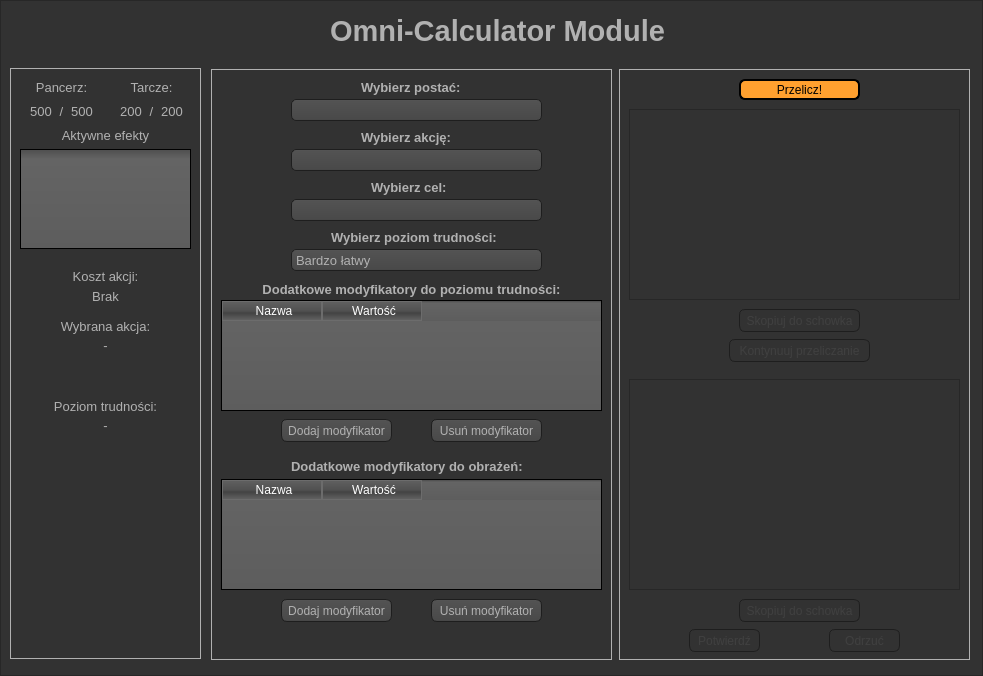
<?xml version="1.0" encoding="UTF-8"?>
<ui version="4.0">
 <class>calculator</class>
 <widget class="QFrame" name="calculator">
  <property name="windowModality">
   <enum>Qt::ApplicationModal</enum>
  </property>
  <property name="geometry">
   <rect>
    <x>0</x>
    <y>0</y>
    <width>983</width>
    <height>676</height>
   </rect>
  </property>
  <property name="windowTitle">
   <string>Frame</string>
  </property>
  <property name="styleSheet">
   <string notr="true">QToolTip
{
     border: 1px solid black;
     background-color: #ffa02f;
     padding: 1px;
     border-radius: 3px;
     
	color: #000000
}

QWidget
{
    color: #b1b1b1;
    background-color: #323232;
}

QWidget:item:hover
{
    background-color: QLinearGradient( x1: 0, y1: 0, x2: 0, y2: 1, stop: 0 #ffa02f, stop: 1 #ca0619);
    color: #000000;
}

QWidget:item:selected
{
    background-color: QLinearGradient( x1: 0, y1: 0, x2: 0, y2: 1, stop: 0 #ffa02f, stop: 1 #d7801a);
}

QMenuBar::item
{
    background: transparent;
}

QMenuBar::item:selected
{
    background: transparent;
    border: 1px solid #ffaa00;
}

QMenuBar::item:pressed
{
    background: #444;
    border: 1px solid #000;
    background-color: QLinearGradient(
        x1:0, y1:0,
        x2:0, y2:1,
        stop:1 #212121,
        stop:0.4 #343434/*,
        stop:0.2 #343434,
        stop:0.1 #ffaa00*/
    );
    margin-bottom:-1px;
    padding-bottom:1px;
}

QMenu
{
    border: 1px solid #000;
}

QMenu::item
{
    padding: 2px 20px 2px 20px;
}

QMenu::item:selected
{
    color: #000000;
}

QWidget:disabled
{
    color: #404040;
    background-color: #323232;
}

QAbstractItemView
{
    background-color: QLinearGradient( x1: 0, y1: 0, x2: 0, y2: 1, stop: 0 #4d4d4d, stop: 0.1 #646464, stop: 1 #5d5d5d);
}

QWidget:focus
{
    /*border: 2px solid QLinearGradient( x1: 0, y1: 0, x2: 0, y2: 1, stop: 0 #ffa02f, stop: 1 #d7801a);*/
}

QLineEdit
{
    background-color: QLinearGradient( x1: 0, y1: 0, x2: 0, y2: 1, stop: 0 #4d4d4d, stop: 0 #646464, stop: 1 #5d5d5d);
    padding: 1px;
    border-style: solid;
    border: 1px solid #1e1e1e;
    border-radius: 5;
}

QPushButton
{
    color: #b1b1b1;
    background-color: QLinearGradient( x1: 0, y1: 0, x2: 0, y2: 1, stop: 0 #565656, stop: 0.1 #525252, stop: 0.5 #4e4e4e, stop: 0.9 #4a4a4a, stop: 1 #464646);
    border-width: 1px;
    border-color: #1e1e1e;
    border-style: solid;
    border-radius: 6;
    padding: 3px;
    font-size: 12px;
    padding-left: 5px;
    padding-right: 5px;
}

QPushButton:pressed
{
    background-color: QLinearGradient( x1: 0, y1: 0, x2: 0, y2: 1, stop: 0 #2d2d2d, stop: 0.1 #2b2b2b, stop: 0.5 #292929, stop: 0.9 #282828, stop: 1 #252525);
}

QComboBox
{
    selection-background-color: #ffaa00;
    background-color: QLinearGradient( x1: 0, y1: 0, x2: 0, y2: 1, stop: 0 #565656, stop: 0.1 #525252, stop: 0.5 #4e4e4e, stop: 0.9 #4a4a4a, stop: 1 #464646);
    border-style: solid;
    border: 1px solid #1e1e1e;
    border-radius: 5;
}

QComboBox:hover,QPushButton:hover
{
    border: 2px solid QLinearGradient( x1: 0, y1: 0, x2: 0, y2: 1, stop: 0 #ffa02f, stop: 1 #d7801a);
}


QComboBox:on
{
    padding-top: 3px;
    padding-left: 4px;
    background-color: QLinearGradient( x1: 0, y1: 0, x2: 0, y2: 1, stop: 0 #2d2d2d, stop: 0.1 #2b2b2b, stop: 0.5 #292929, stop: 0.9 #282828, stop: 1 #252525);
    selection-background-color: #ffaa00;
}

QComboBox QAbstractItemView
{
    border: 2px solid darkgray;
    selection-background-color: QLinearGradient( x1: 0, y1: 0, x2: 0, y2: 1, stop: 0 #ffa02f, stop: 1 #d7801a);
}

QComboBox::drop-down
{
     subcontrol-origin: padding;
     subcontrol-position: top right;
     width: 15px;

     border-left-width: 0px;
     border-left-color: darkgray;
     border-left-style: solid; /* just a single line */
     border-top-right-radius: 3px; /* same radius as the QComboBox */
     border-bottom-right-radius: 3px;
 }

QComboBox::down-arrow
{
     image: url(:/images/down_arrow.png);
}

QGroupBox:focus
{
border: 2px solid QLinearGradient( x1: 0, y1: 0, x2: 0, y2: 1, stop: 0 #ffa02f, stop: 1 #d7801a);
}

QTextEdit:focus
{
    border: 2px solid QLinearGradient( x1: 0, y1: 0, x2: 0, y2: 1, stop: 0 #ffa02f, stop: 1 #d7801a);
}

QScrollBar:horizontal {
     border: 1px solid #222222;
     background: QLinearGradient( x1: 0, y1: 0, x2: 0, y2: 1, stop: 0.0 #121212, stop: 0.2 #282828, stop: 1 #484848);
     height: 7px;
     margin: 0px 16px 0 16px;
}

QScrollBar::handle:horizontal
{
      background: QLinearGradient( x1: 0, y1: 0, x2: 1, y2: 0, stop: 0 #ffa02f, stop: 0.5 #d7801a, stop: 1 #ffa02f);
      min-height: 20px;
      border-radius: 2px;
}

QScrollBar::add-line:horizontal {
      border: 1px solid #1b1b19;
      border-radius: 2px;
      background: QLinearGradient( x1: 0, y1: 0, x2: 1, y2: 0, stop: 0 #ffa02f, stop: 1 #d7801a);
      width: 14px;
      subcontrol-position: right;
      subcontrol-origin: margin;
}

QScrollBar::sub-line:horizontal {
      border: 1px solid #1b1b19;
      border-radius: 2px;
      background: QLinearGradient( x1: 0, y1: 0, x2: 1, y2: 0, stop: 0 #ffa02f, stop: 1 #d7801a);
      width: 14px;
     subcontrol-position: left;
     subcontrol-origin: margin;
}

QScrollBar::right-arrow:horizontal, QScrollBar::left-arrow:horizontal
{
      border: 1px solid black;
      width: 1px;
      height: 1px;
      background: white;
}

QScrollBar::add-page:horizontal, QScrollBar::sub-page:horizontal
{
      background: none;
}

QScrollBar:vertical
{
      background: QLinearGradient( x1: 0, y1: 0, x2: 1, y2: 0, stop: 0.0 #121212, stop: 0.2 #282828, stop: 1 #484848);
      width: 7px;
      margin: 16px 0 16px 0;
      border: 1px solid #222222;
}

QScrollBar::handle:vertical
{
      background: QLinearGradient( x1: 0, y1: 0, x2: 0, y2: 1, stop: 0 #ffa02f, stop: 0.5 #d7801a, stop: 1 #ffa02f);
      min-height: 20px;
      border-radius: 2px;
}

QScrollBar::add-line:vertical
{
      border: 1px solid #1b1b19;
      border-radius: 2px;
      background: QLinearGradient( x1: 0, y1: 0, x2: 0, y2: 1, stop: 0 #ffa02f, stop: 1 #d7801a);
      height: 14px;
      subcontrol-position: bottom;
      subcontrol-origin: margin;
}

QScrollBar::sub-line:vertical
{
      border: 1px solid #1b1b19;
      border-radius: 2px;
      background: QLinearGradient( x1: 0, y1: 0, x2: 0, y2: 1, stop: 0 #d7801a, stop: 1 #ffa02f);
      height: 14px;
      subcontrol-position: top;
      subcontrol-origin: margin;
}

QScrollBar::up-arrow:vertical, QScrollBar::down-arrow:vertical
{
      border: 1px solid black;
      width: 1px;
      height: 1px;
      background: white;
}


QScrollBar::add-page:vertical, QScrollBar::sub-page:vertical
{
      background: none;
}

QTextEdit
{
    background-color: #242424;
}

QPlainTextEdit
{
    background-color: #242424;
}

QHeaderView::section
{
    background-color: QLinearGradient(x1:0, y1:0, x2:0, y2:1, stop:0 #616161, stop: 0.5 #505050, stop: 0.6 #434343, stop:1 #656565);
    color: white;
    padding-left: 4px;
    border: 1px solid #6c6c6c;
}

QCheckBox:disabled
{
color: #414141;
}

QDockWidget::title
{
    text-align: center;
    spacing: 3px; /* spacing between items in the tool bar */
    background-color: QLinearGradient(x1:0, y1:0, x2:0, y2:1, stop:0 #323232, stop: 0.5 #242424, stop:1 #323232);
}

QDockWidget::close-button, QDockWidget::float-button
{
    text-align: center;
    spacing: 1px; /* spacing between items in the tool bar */
    background-color: QLinearGradient(x1:0, y1:0, x2:0, y2:1, stop:0 #323232, stop: 0.5 #242424, stop:1 #323232);
}

QDockWidget::close-button:hover, QDockWidget::float-button:hover
{
    background: #242424;
}

QDockWidget::close-button:pressed, QDockWidget::float-button:pressed
{
    padding: 1px -1px -1px 1px;
}

QMainWindow::separator
{
    background-color: QLinearGradient(x1:0, y1:0, x2:0, y2:1, stop:0 #161616, stop: 0.5 #151515, stop: 0.6 #212121, stop:1 #343434);
    color: white;
    padding-left: 4px;
    border: 1px solid #4c4c4c;
    spacing: 3px; /* spacing between items in the tool bar */
}

QMainWindow::separator:hover
{

    background-color: QLinearGradient(x1:0, y1:0, x2:0, y2:1, stop:0 #d7801a, stop:0.5 #b56c17 stop:1 #ffa02f);
    color: white;
    padding-left: 4px;
    border: 1px solid #6c6c6c;
    spacing: 3px; /* spacing between items in the tool bar */
}

QToolBar::handle
{
     spacing: 3px; /* spacing between items in the tool bar */
     background: url(:/images/handle.png);
}

QMenu::separator
{
    height: 2px;
    background-color: QLinearGradient(x1:0, y1:0, x2:0, y2:1, stop:0 #161616, stop: 0.5 #151515, stop: 0.6 #212121, stop:1 #343434);
    color: white;
    padding-left: 4px;
    margin-left: 10px;
    margin-right: 5px;
}

QProgressBar
{
    border: 2px solid grey;
    border-radius: 5px;
    text-align: center;
}

QProgressBar::chunk
{
    background-color: #d7801a;
    width: 2.15px;
    margin: 0.5px;
}

QTabBar::tab {
    color: #b1b1b1;
    border: 1px solid #444;
    border-bottom-style: none;
    background-color: #323232;
    padding-left: 10px;
    padding-right: 10px;
    padding-top: 3px;
    padding-bottom: 2px;
    margin-right: -1px;
}

QTabWidget::pane {
    border: 1px solid #444;
    top: 1px;
}

QTabBar::tab:last
{
    margin-right: 0; /* the last selected tab has nothing to overlap with on the right */
    border-top-right-radius: 3px;
}

QTabBar::tab:first:!selected
{
 margin-left: 0px; /* the last selected tab has nothing to overlap with on the right */


    border-top-left-radius: 3px;
}

QTabBar::tab:!selected
{
    color: #b1b1b1;
    border-bottom-style: solid;
    margin-top: 3px;
    background-color: QLinearGradient(x1:0, y1:0, x2:0, y2:1, stop:1 #212121, stop:.4 #343434);
}

QTabBar::tab:selected
{
    border-top-left-radius: 3px;
    border-top-right-radius: 3px;
    margin-bottom: 0px;
}

QTabBar::tab:!selected:hover
{
    /*border-top: 2px solid #ffaa00;
    padding-bottom: 3px;*/
    border-top-left-radius: 3px;
    border-top-right-radius: 3px;
    background-color: QLinearGradient(x1:0, y1:0, x2:0, y2:1, stop:1 #212121, stop:0.4 #343434, stop:0.2 #343434, stop:0.1 #ffaa00);
}

QRadioButton::indicator:checked, QRadioButton::indicator:unchecked{
    color: #b1b1b1;
    background-color: #323232;
    border: 1px solid #b1b1b1;
    border-radius: 6px;
}

QRadioButton::indicator:checked
{
    background-color: qradialgradient(
        cx: 0.5, cy: 0.5,
        fx: 0.5, fy: 0.5,
        radius: 1.0,
        stop: 0.25 #ffaa00,
        stop: 0.3 #323232
    );
}

QCheckBox::indicator{
    color: #b1b1b1;
    background-color: #323232;
    border: 1px solid #b1b1b1;
    width: 9px;
    height: 9px;
}

QRadioButton::indicator
{
    border-radius: 6px;
}

QRadioButton::indicator:hover, QCheckBox::indicator:hover
{
    border: 1px solid #ffaa00;
}

QCheckBox::indicator:checked
{
    image:url(:/images/checkbox.png);
}

QCheckBox::indicator:disabled, QRadioButton::indicator:disabled
{
    border: 1px solid #444;
}

QTableView QTableCornerButton::section {
    color: #b1b1b1;
    background-color: #323232;
}

QSpinBox
{
background-color: #505050;
border: black;
}
</string>
  </property>
  <property name="frameShape">
   <enum>QFrame::StyledPanel</enum>
  </property>
  <property name="frameShadow">
   <enum>QFrame::Raised</enum>
  </property>
  <widget class="QLabel" name="label_title">
   <property name="geometry">
    <rect>
     <x>330</x>
     <y>10</y>
     <width>361</width>
     <height>41</height>
    </rect>
   </property>
   <property name="font">
    <font>
     <pointsize>22</pointsize>
     <weight>75</weight>
     <bold>true</bold>
    </font>
   </property>
   <property name="text">
    <string>Omni-Calculator Module</string>
   </property>
  </widget>
  <widget class="QFrame" name="frame_center">
   <property name="geometry">
    <rect>
     <x>211</x>
     <y>69</y>
     <width>401</width>
     <height>591</height>
    </rect>
   </property>
   <property name="frameShape">
    <enum>QFrame::Box</enum>
   </property>
   <property name="frameShadow">
    <enum>QFrame::Plain</enum>
   </property>
   <widget class="QComboBox" name="comboBox_select_player">
    <property name="geometry">
     <rect>
      <x>80</x>
      <y>30</y>
      <width>251</width>
      <height>22</height>
     </rect>
    </property>
    <property name="font">
     <font>
      <pointsize>10</pointsize>
     </font>
    </property>
   </widget>
   <widget class="QLabel" name="label_select_player">
    <property name="geometry">
     <rect>
      <x>150</x>
      <y>10</y>
      <width>111</width>
      <height>16</height>
     </rect>
    </property>
    <property name="font">
     <font>
      <pointsize>10</pointsize>
      <weight>75</weight>
      <bold>true</bold>
     </font>
    </property>
    <property name="text">
     <string>Wybierz postać:</string>
    </property>
   </widget>
   <widget class="QLabel" name="label_select_action">
    <property name="geometry">
     <rect>
      <x>150</x>
      <y>60</y>
      <width>111</width>
      <height>16</height>
     </rect>
    </property>
    <property name="font">
     <font>
      <pointsize>10</pointsize>
      <weight>75</weight>
      <bold>true</bold>
     </font>
    </property>
    <property name="text">
     <string>Wybierz akcję:</string>
    </property>
   </widget>
   <widget class="QComboBox" name="comboBox_select_action">
    <property name="geometry">
     <rect>
      <x>80</x>
      <y>80</y>
      <width>251</width>
      <height>22</height>
     </rect>
    </property>
    <property name="font">
     <font>
      <pointsize>10</pointsize>
     </font>
    </property>
   </widget>
   <widget class="QLabel" name="label_select_target">
    <property name="geometry">
     <rect>
      <x>160</x>
      <y>110</y>
      <width>81</width>
      <height>16</height>
     </rect>
    </property>
    <property name="font">
     <font>
      <pointsize>10</pointsize>
      <weight>75</weight>
      <bold>true</bold>
     </font>
    </property>
    <property name="text">
     <string>Wybierz cel:</string>
    </property>
   </widget>
   <widget class="QComboBox" name="comboBox_select_target">
    <property name="geometry">
     <rect>
      <x>80</x>
      <y>130</y>
      <width>251</width>
      <height>22</height>
     </rect>
    </property>
    <property name="font">
     <font>
      <pointsize>10</pointsize>
     </font>
    </property>
   </widget>
   <widget class="QLabel" name="label_select_difficultylevel">
    <property name="geometry">
     <rect>
      <x>120</x>
      <y>160</y>
      <width>181</width>
      <height>16</height>
     </rect>
    </property>
    <property name="font">
     <font>
      <pointsize>10</pointsize>
      <weight>75</weight>
      <bold>true</bold>
     </font>
    </property>
    <property name="text">
     <string>Wybierz poziom trudności:</string>
    </property>
   </widget>
   <widget class="QComboBox" name="comboBox_select_difficultylevel">
    <property name="geometry">
     <rect>
      <x>80</x>
      <y>180</y>
      <width>251</width>
      <height>22</height>
     </rect>
    </property>
    <property name="font">
     <font>
      <pointsize>10</pointsize>
     </font>
    </property>
    <item>
     <property name="text">
      <string>Bardzo łatwy</string>
     </property>
    </item>
    <item>
     <property name="text">
      <string>Łatwy</string>
     </property>
    </item>
    <item>
     <property name="text">
      <string>Normalny</string>
     </property>
    </item>
    <item>
     <property name="text">
      <string>Trudny</string>
     </property>
    </item>
    <item>
     <property name="text">
      <string>Bardzo trudny</string>
     </property>
    </item>
    <item>
     <property name="text">
      <string>Niemożliwy</string>
     </property>
    </item>
   </widget>
   <widget class="QTableWidget" name="tableWidget_AccMod">
    <property name="geometry">
     <rect>
      <x>10</x>
      <y>231</y>
      <width>381</width>
      <height>111</height>
     </rect>
    </property>
    <property name="focusPolicy">
     <enum>Qt::NoFocus</enum>
    </property>
    <property name="styleSheet">
     <string notr="true">QCellWidget
{
background-color: #242424;
}</string>
    </property>
    <property name="selectionBehavior">
     <enum>QAbstractItemView::SelectItems</enum>
    </property>
    <column>
     <property name="text">
      <string>Nazwa</string>
     </property>
    </column>
    <column>
     <property name="text">
      <string>Wartość</string>
     </property>
    </column>
   </widget>
   <widget class="QLabel" name="label_accmod">
    <property name="geometry">
     <rect>
      <x>10</x>
      <y>210</y>
      <width>381</width>
      <height>20</height>
     </rect>
    </property>
    <property name="font">
     <font>
      <pointsize>10</pointsize>
      <weight>75</weight>
      <bold>true</bold>
     </font>
    </property>
    <property name="text">
     <string>Dodatkowe modyfikatory do poziomu trudności:</string>
    </property>
    <property name="alignment">
     <set>Qt::AlignCenter</set>
    </property>
   </widget>
   <widget class="QLabel" name="label_dmgmod">
    <property name="geometry">
     <rect>
      <x>80</x>
      <y>389</y>
      <width>271</width>
      <height>16</height>
     </rect>
    </property>
    <property name="font">
     <font>
      <pointsize>10</pointsize>
      <weight>75</weight>
      <bold>true</bold>
     </font>
    </property>
    <property name="text">
     <string>Dodatkowe modyfikatory do obrażeń:</string>
    </property>
   </widget>
   <widget class="QTableWidget" name="tableWidget_DmgMod">
    <property name="geometry">
     <rect>
      <x>10</x>
      <y>410</y>
      <width>381</width>
      <height>111</height>
     </rect>
    </property>
    <property name="focusPolicy">
     <enum>Qt::NoFocus</enum>
    </property>
    <property name="styleSheet">
     <string notr="true">QCellWidget
{
background-color: #242424;
}</string>
    </property>
    <column>
     <property name="text">
      <string>Nazwa</string>
     </property>
    </column>
    <column>
     <property name="text">
      <string>Wartość</string>
     </property>
    </column>
   </widget>
   <widget class="QPushButton" name="pushButton_AccMod_add">
    <property name="geometry">
     <rect>
      <x>70</x>
      <y>350</y>
      <width>111</width>
      <height>23</height>
     </rect>
    </property>
    <property name="text">
     <string>Dodaj modyfikator</string>
    </property>
   </widget>
   <widget class="QPushButton" name="pushButton_AccMod_remove">
    <property name="geometry">
     <rect>
      <x>220</x>
      <y>350</y>
      <width>111</width>
      <height>23</height>
     </rect>
    </property>
    <property name="text">
     <string>Usuń modyfikator</string>
    </property>
   </widget>
   <widget class="QPushButton" name="pushButton_DmgMod_add">
    <property name="geometry">
     <rect>
      <x>70</x>
      <y>530</y>
      <width>111</width>
      <height>23</height>
     </rect>
    </property>
    <property name="text">
     <string>Dodaj modyfikator</string>
    </property>
   </widget>
   <widget class="QPushButton" name="pushButton_DmgMod_add_2">
    <property name="geometry">
     <rect>
      <x>220</x>
      <y>530</y>
      <width>111</width>
      <height>23</height>
     </rect>
    </property>
    <property name="text">
     <string>Usuń modyfikator</string>
    </property>
   </widget>
  </widget>
  <widget class="QFrame" name="frame_right">
   <property name="geometry">
    <rect>
     <x>619</x>
     <y>69</y>
     <width>351</width>
     <height>591</height>
    </rect>
   </property>
   <property name="frameShape">
    <enum>QFrame::Box</enum>
   </property>
   <property name="frameShadow">
    <enum>QFrame::Plain</enum>
   </property>
   <widget class="QTextEdit" name="textEdit_turn_1">
    <property name="enabled">
     <bool>false</bool>
    </property>
    <property name="geometry">
     <rect>
      <x>10</x>
      <y>40</y>
      <width>331</width>
      <height>191</height>
     </rect>
    </property>
    <property name="readOnly">
     <bool>true</bool>
    </property>
   </widget>
   <widget class="QPushButton" name="pushButton_copy">
    <property name="enabled">
     <bool>false</bool>
    </property>
    <property name="geometry">
     <rect>
      <x>120</x>
      <y>240</y>
      <width>121</width>
      <height>23</height>
     </rect>
    </property>
    <property name="toolTip">
     <string>Kopiuje do schowka tekst sformatowany na format Cytadeli</string>
    </property>
    <property name="text">
     <string>Skopiuj do schowka</string>
    </property>
   </widget>
   <widget class="QPushButton" name="pushButton_continue_calculations">
    <property name="enabled">
     <bool>false</bool>
    </property>
    <property name="geometry">
     <rect>
      <x>110</x>
      <y>270</y>
      <width>141</width>
      <height>23</height>
     </rect>
    </property>
    <property name="toolTip">
     <string>Kopiuje do schowka tekst sformatowany na format Cytadeli</string>
    </property>
    <property name="text">
     <string>Kontynuuj przeliczanie</string>
    </property>
   </widget>
   <widget class="QTextEdit" name="textEdit_turn_2">
    <property name="enabled">
     <bool>false</bool>
    </property>
    <property name="geometry">
     <rect>
      <x>10</x>
      <y>310</y>
      <width>331</width>
      <height>211</height>
     </rect>
    </property>
    <property name="readOnly">
     <bool>true</bool>
    </property>
   </widget>
   <widget class="QPushButton" name="pushButton_copy_2">
    <property name="enabled">
     <bool>false</bool>
    </property>
    <property name="geometry">
     <rect>
      <x>120</x>
      <y>530</y>
      <width>121</width>
      <height>23</height>
     </rect>
    </property>
    <property name="toolTip">
     <string>Kopiuje do schowka tekst sformatowany na format Cytadeli</string>
    </property>
    <property name="text">
     <string>Skopiuj do schowka</string>
    </property>
   </widget>
   <widget class="QPushButton" name="pushButton_approve">
    <property name="enabled">
     <bool>false</bool>
    </property>
    <property name="geometry">
     <rect>
      <x>70</x>
      <y>560</y>
      <width>71</width>
      <height>23</height>
     </rect>
    </property>
    <property name="toolTip">
     <string>Kopiuje do schowka tekst sformatowany na format Cytadeli</string>
    </property>
    <property name="text">
     <string>Potwierdź</string>
    </property>
   </widget>
   <widget class="QPushButton" name="pushButton_disapprove">
    <property name="enabled">
     <bool>false</bool>
    </property>
    <property name="geometry">
     <rect>
      <x>210</x>
      <y>560</y>
      <width>71</width>
      <height>23</height>
     </rect>
    </property>
    <property name="toolTip">
     <string>Kopiuje do schowka tekst sformatowany na format Cytadeli</string>
    </property>
    <property name="text">
     <string>Odrzuć</string>
    </property>
   </widget>
   <widget class="QPushButton" name="pushButton_calculate">
    <property name="geometry">
     <rect>
      <x>120</x>
      <y>10</y>
      <width>121</width>
      <height>21</height>
     </rect>
    </property>
    <property name="font">
     <font>
      <pointsize>-1</pointsize>
     </font>
    </property>
    <property name="styleSheet">
     <string notr="true">QPushButton
{
     border: 2px solid black;
     background-color: #ffa02f;
	color: black;
}</string>
    </property>
    <property name="text">
     <string>Przelicz!</string>
    </property>
   </widget>
  </widget>
  <widget class="QFrame" name="frame_left_2">
   <property name="geometry">
    <rect>
     <x>10</x>
     <y>68</y>
     <width>191</width>
     <height>591</height>
    </rect>
   </property>
   <property name="frameShape">
    <enum>QFrame::Box</enum>
   </property>
   <property name="frameShadow">
    <enum>QFrame::Plain</enum>
   </property>
   <widget class="QWidget" name="layoutWidget">
    <property name="geometry">
     <rect>
      <x>10</x>
      <y>60</y>
      <width>171</width>
      <height>121</height>
     </rect>
    </property>
    <layout class="QVBoxLayout" name="verticalLayout_3">
     <item>
      <widget class="QLabel" name="label_activeeffect">
       <property name="font">
        <font>
         <pointsize>10</pointsize>
        </font>
       </property>
       <property name="text">
        <string>Aktywne efekty</string>
       </property>
       <property name="alignment">
        <set>Qt::AlignCenter</set>
       </property>
      </widget>
     </item>
     <item>
      <widget class="QListWidget" name="listWidget_player_conditions">
       <property name="font">
        <font>
         <pointsize>10</pointsize>
        </font>
       </property>
       <property name="editTriggers">
        <set>QAbstractItemView::NoEditTriggers</set>
       </property>
       <property name="textElideMode">
        <enum>Qt::ElideLeft</enum>
       </property>
       <property name="flow">
        <enum>QListView::TopToBottom</enum>
       </property>
      </widget>
     </item>
    </layout>
   </widget>
   <widget class="QWidget" name="layoutWidget">
    <property name="geometry">
     <rect>
      <x>20</x>
      <y>10</y>
      <width>63</width>
      <height>42</height>
     </rect>
    </property>
    <layout class="QVBoxLayout" name="verticalLayout">
     <item>
      <widget class="QLabel" name="label_armor">
       <property name="font">
        <font>
         <pointsize>10</pointsize>
        </font>
       </property>
       <property name="text">
        <string>Pancerz:</string>
       </property>
       <property name="alignment">
        <set>Qt::AlignCenter</set>
       </property>
      </widget>
     </item>
     <item>
      <layout class="QHBoxLayout" name="horizontalLayout_2">
       <item>
        <widget class="QLabel" name="label_current_armor">
         <property name="font">
          <font>
           <pointsize>10</pointsize>
          </font>
         </property>
         <property name="text">
          <string>500</string>
         </property>
         <property name="alignment">
          <set>Qt::AlignCenter</set>
         </property>
        </widget>
       </item>
       <item>
        <widget class="QLabel" name="label_divider">
         <property name="font">
          <font>
           <pointsize>10</pointsize>
          </font>
         </property>
         <property name="text">
          <string>/</string>
         </property>
         <property name="alignment">
          <set>Qt::AlignCenter</set>
         </property>
        </widget>
       </item>
       <item>
        <widget class="QLabel" name="label_max_armor">
         <property name="font">
          <font>
           <pointsize>10</pointsize>
          </font>
         </property>
         <property name="text">
          <string>500</string>
         </property>
         <property name="alignment">
          <set>Qt::AlignCenter</set>
         </property>
        </widget>
       </item>
      </layout>
     </item>
    </layout>
   </widget>
   <widget class="QWidget" name="layoutWidget">
    <property name="geometry">
     <rect>
      <x>110</x>
      <y>10</y>
      <width>63</width>
      <height>42</height>
     </rect>
    </property>
    <layout class="QVBoxLayout" name="verticalLayout_2">
     <item>
      <widget class="QLabel" name="label_shield">
       <property name="font">
        <font>
         <pointsize>10</pointsize>
        </font>
       </property>
       <property name="text">
        <string>Tarcze:</string>
       </property>
       <property name="alignment">
        <set>Qt::AlignCenter</set>
       </property>
      </widget>
     </item>
     <item>
      <layout class="QHBoxLayout" name="horizontalLayout_3">
       <item>
        <widget class="QLabel" name="label_current_shield">
         <property name="font">
          <font>
           <pointsize>10</pointsize>
          </font>
         </property>
         <property name="text">
          <string>200</string>
         </property>
         <property name="alignment">
          <set>Qt::AlignCenter</set>
         </property>
        </widget>
       </item>
       <item>
        <widget class="QLabel" name="label_divider_2">
         <property name="font">
          <font>
           <pointsize>10</pointsize>
          </font>
         </property>
         <property name="text">
          <string>/</string>
         </property>
         <property name="alignment">
          <set>Qt::AlignCenter</set>
         </property>
        </widget>
       </item>
       <item>
        <widget class="QLabel" name="label_max_shield">
         <property name="font">
          <font>
           <pointsize>10</pointsize>
          </font>
         </property>
         <property name="text">
          <string>200</string>
         </property>
         <property name="alignment">
          <set>Qt::AlignCenter</set>
         </property>
        </widget>
       </item>
      </layout>
     </item>
    </layout>
   </widget>
   <widget class="QLabel" name="label_action_cost">
    <property name="geometry">
     <rect>
      <x>60</x>
      <y>200</y>
      <width>71</width>
      <height>16</height>
     </rect>
    </property>
    <property name="font">
     <font>
      <pointsize>10</pointsize>
     </font>
    </property>
    <property name="text">
     <string>Koszt akcji:</string>
    </property>
    <property name="alignment">
     <set>Qt::AlignCenter</set>
    </property>
   </widget>
   <widget class="QLabel" name="label_action_cost_2">
    <property name="geometry">
     <rect>
      <x>60</x>
      <y>220</y>
      <width>71</width>
      <height>16</height>
     </rect>
    </property>
    <property name="font">
     <font>
      <pointsize>10</pointsize>
     </font>
    </property>
    <property name="text">
     <string>Brak</string>
    </property>
    <property name="alignment">
     <set>Qt::AlignCenter</set>
    </property>
   </widget>
   <widget class="QLabel" name="label_action_name">
    <property name="geometry">
     <rect>
      <x>50</x>
      <y>250</y>
      <width>91</width>
      <height>16</height>
     </rect>
    </property>
    <property name="font">
     <font>
      <pointsize>10</pointsize>
     </font>
    </property>
    <property name="text">
     <string>Wybrana akcja:</string>
    </property>
    <property name="alignment">
     <set>Qt::AlignCenter</set>
    </property>
   </widget>
   <widget class="QLabel" name="label_action_name_2">
    <property name="geometry">
     <rect>
      <x>10</x>
      <y>270</y>
      <width>171</width>
      <height>51</height>
     </rect>
    </property>
    <property name="font">
     <font>
      <pointsize>10</pointsize>
     </font>
    </property>
    <property name="text">
     <string>-</string>
    </property>
    <property name="alignment">
     <set>Qt::AlignHCenter|Qt::AlignTop</set>
    </property>
    <property name="wordWrap">
     <bool>true</bool>
    </property>
   </widget>
   <widget class="QLabel" name="label_difficulty">
    <property name="geometry">
     <rect>
      <x>40</x>
      <y>330</y>
      <width>111</width>
      <height>16</height>
     </rect>
    </property>
    <property name="font">
     <font>
      <pointsize>10</pointsize>
     </font>
    </property>
    <property name="text">
     <string>Poziom trudności:</string>
    </property>
    <property name="alignment">
     <set>Qt::AlignCenter</set>
    </property>
   </widget>
   <widget class="QLabel" name="label_difficulty_2">
    <property name="geometry">
     <rect>
      <x>10</x>
      <y>350</y>
      <width>171</width>
      <height>51</height>
     </rect>
    </property>
    <property name="font">
     <font>
      <pointsize>10</pointsize>
     </font>
    </property>
    <property name="text">
     <string>-</string>
    </property>
    <property name="alignment">
     <set>Qt::AlignHCenter|Qt::AlignTop</set>
    </property>
    <property name="wordWrap">
     <bool>true</bool>
    </property>
   </widget>
  </widget>
 </widget>
 <resources/>
 <connections/>
</ui>
